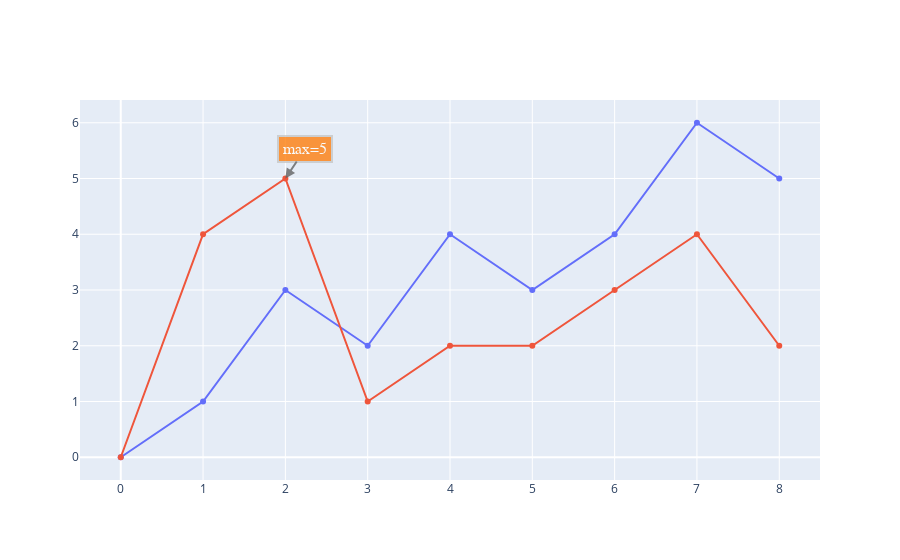

Source (notebook cell):
### Code cell
import plotly.graph_objects as go

fig = go.Figure()

fig.add_trace(go.Scatter(
    x=[0, 1, 2, 3, 4, 5, 6, 7, 8],
    y=[0, 1, 3, 2, 4, 3, 4, 6, 5]
))

fig.add_trace(go.Scatter(
    x=[0, 1, 2, 3, 4, 5, 6, 7, 8],
    y=[0, 4, 5, 1, 2, 2, 3, 4, 2]
))

fig.update_layout(
    showlegend=False,
    annotations=[
        go.layout.Annotation(
            x=2,
            y=5,
            xref="x",
            yref="y",
            text="max=5",
            showarrow=True,
            font=dict(
                family="Courier New, monospace",
                size=16,
                color="#ffffff"
            ),
            align="center",
            arrowhead=2,
            arrowsize=1,
            arrowwidth=2,
            arrowcolor="#636363",
            ax=20,
            ay=-30,
            bordercolor="#c7c7c7",
            borderwidth=2,
            borderpad=4,
            bgcolor="#ff7f0e",
            opacity=0.8
        )
    ]
)

fig.show()

### Figure 1 — Plotly figure (JSON) as saved in the notebook; plotly's stock layout.template omitted (floating-point values rounded to 4 significant figures)
{"data": [{"type": "scatter", "x": [0, 1, 2, 3, 4, 5, 6, 7, 8], "y": [0, 1, 3, 2, 4, 3, 4, 6, 5]}, {"type": "scatter", "x": [0, 1, 2, 3, 4, 5, 6, 7, 8], "y": [0, 4, 5, 1, 2, 2, 3, 4, 2]}], "layout": {"annotations": [{"align": "center", "arrowcolor": "#636363", "arrowhead": 2, "arrowsize": 1, "arrowwidth": 2, "ax": 20, "ay": -30, "bgcolor": "#ff7f0e", "bordercolor": "#c7c7c7", "borderpad": 4, "borderwidth": 2, "font": {"color": "#ffffff", "family": "Courier New, monospace", "size": 16}, "opacity": 0.8, "showarrow": true, "text": "max=5", "x": 2, "xref": "x", "y": 5, "yref": "y"}], "autosize": true, "showlegend": false, "xaxis": {"autorange": true, "range": [-0.8161, 8.816], "type": "linear"}, "yaxis": {"autorange": true, "range": [-0.4395, 6.439], "type": "linear"}}}
